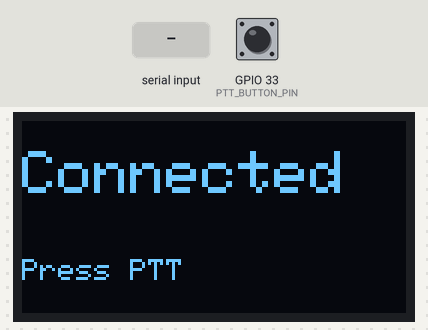
Bench run of a sketch on a simulated ESP32. Shown: 128×64 one-colour display. Wiring (inferred from the names in the program): MPU-6050 motion sensor at I2C address 0x68. The inputs (shaded band) are chosen by the test bench; at power-on: GPIO 33 (PTT_BUTTON_PIN) HIGH. I2S audio is not simulated (input reads silence); nothing arrives over Bluetooth unless stated; what the sketch prints to the serial monitor is not drawn. At 36.2 s the program puts the board to deep sleep or switches it off; the recording ends there.

Above: at 1.4 s.
1.5 s: "1" received over the second serial link
At 2.2 s:
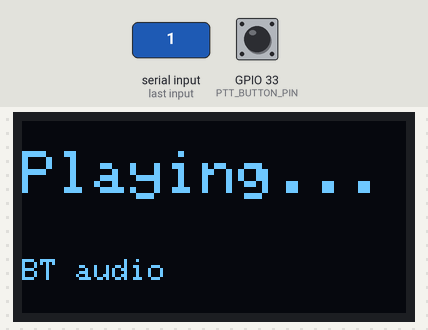
3.9 s: GPIO 33 (PTT_BUTTON_PIN) pulled LOW for 0.15 s
At 4.06 s:
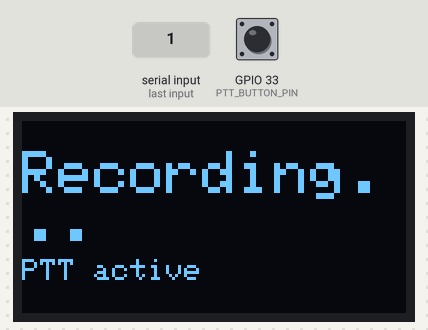
5.6 s: GPIO 33 (PTT_BUTTON_PIN) pulled LOW for 3.2 s
At 8.9 s:
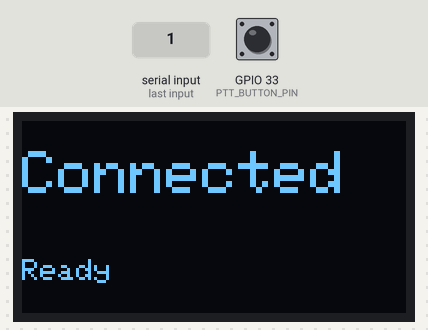
Timing chart, 0 to 10.4 s (numbered marks = the images above; inputs shaded):
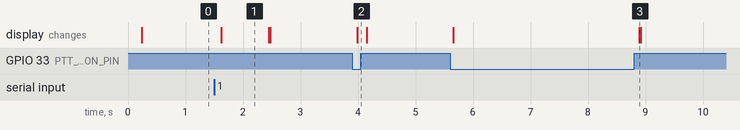

Measured:
- after the input at 1.5 s, the display: changes after 0.12 s (image 1)
- after the input at 3.9 s, the display: changes after 0.08 s (image 2)
- after the input at 5.6 s, the display: first changes after 0.06 s (image 3 shows a later state)
- what the display in image 1 shows lasts 0.8 s, from 1.6 s to 2.4 s

The sketch:

smartwatch.ino
```cpp
/**
 * ============================================================
 *  Custom ESP32 Smartwatch Firmware
 *  Hardware:
 *    - SSD1306 0.96" OLED  (I2C: SDA=21, SCL=22)
 *    - MPU6050 IMU         (I2C: SDA=21, SCL=22  INT=GPIO12)
 *    - INMP441 Mic         (I2S: BCLK=14, WS=15, DIN=32)
 *    - MAX98357A Amp        (I2S: BCLK=14, WS=15, DOUT=25)
 *    - Push-to-Talk button (GPIO33, active-LOW w/ internal pull-up)
 * ============================================================
 */

#include <Arduino.h>
#include <Wire.h>
#include <BluetoothSerial.h>
#include <driver/i2s.h>
#include <esp_sleep.h>
#include <Adafruit_GFX.h>
#include <Adafruit_SSD1306.h>

// ─── Pin Definitions ─────────────────────────────────────────
#define I2S_BCLK          14
#define I2S_WS            15
#define I2S_MIC_DIN       32
#define I2S_AMP_DOUT      25

#define MPU6050_INT_PIN   12
#define PTT_BUTTON_PIN    33

// ─── I2S Config ───────────────────────────────────────────────
#define I2S_PORT          I2S_NUM_0
#define SAMPLE_RATE       16000
#define SAMPLE_BITS       16
#define DMA_BUF_COUNT     8
#define DMA_BUF_LEN       512        // samples per DMA buffer

// ─── Audio Streaming ──────────────────────────────────────────
// BT chunk size: keep small to stay responsive
#define BT_AUDIO_CHUNK    512        // bytes per Bluetooth write
// Receive buffer for playback (bytes)
#define RX_PLAYBACK_BUF   4096

// ─── OLED ─────────────────────────────────────────────────────
#define OLED_WIDTH        128
#define OLED_HEIGHT       64
#define OLED_RESET        -1
#define OLED_I2C_ADDR     0x3C

// ─── Deep Sleep ───────────────────────────────────────────────
// Time of inactivity before entering deep sleep (ms)
#define SLEEP_TIMEOUT_MS  30000UL

// ─── Globals ──────────────────────────────────────────────────
BluetoothSerial SerialBT;
Adafruit_SSD1306 display(OLED_WIDTH, OLED_HEIGHT, &Wire, OLED_RESET);

// I2S mode tracking so we reconfigure only when direction changes
typedef enum { I2S_MODE_IDLE, I2S_MODE_REC, I2S_MODE_PLAY } i2s_dir_t;
static i2s_dir_t currentI2SMode = I2S_MODE_IDLE;

// Activity timer (reset on button press or BT data received)
static unsigned long lastActivityMs = 0;

// Raw audio DMA buffer shared between record and playback paths
static uint8_t audioBuf[DMA_BUF_LEN * 2]; // 16-bit samples → 2 bytes each

// ─── Function Prototypes ──────────────────────────────────────
void configureI2S_Record();
void configureI2S_Play();
void stopI2S();
void recordAndStream();
void receiveBTAndPlay();
void enterDeepSleep();
void updateDisplay(const char* line1, const char* line2 = "");
void initMPU6050();
bool isPTTPressed();

// ─────────────────────────────────────────────────────────────
//  SETUP
// ─────────────────────────────────────────────────────────────
void setup() {
    Serial.begin(115200);

    // GPIO init
    pinMode(PTT_BUTTON_PIN, INPUT_PULLUP);
    pinMode(MPU6050_INT_PIN, INPUT);

    // ── I2C / OLED ─────────────────────────────────────────
    Wire.begin(21, 22);

    if (!display.begin(SSD1306_SWITCHCAPVCC, OLED_I2C_ADDR)) {
        Serial.println(F("[OLED] init failed"));
    } else {
        display.clearDisplay();
        display.setTextSize(1);
        display.setTextColor(SSD1306_WHITE);
        display.display();
    }

    updateDisplay("Booting...");

    // ── MPU6050 ────────────────────────────────────────────
    initMPU6050();

    // ── Bluetooth ─────────────────────────────────────────
    if (!SerialBT.begin("ESP32-Watch")) {
        Serial.println(F("[BT] init failed"));
        updateDisplay("BT Init Fail!");
        while (true) delay(1000);
    }
    Serial.println(F("[BT] Discoverable as 'ESP32-Watch'"));

    updateDisplay("Waiting for", "BT connect...");
    lastActivityMs = millis();
}

// ─────────────────────────────────────────────────────────────
//  MAIN LOOP
// ─────────────────────────────────────────────────────────────
void loop() {
    bool btConnected = SerialBT.connected();

    // ── Deep Sleep watchdog ─────────────────────────────────
    if (millis() - lastActivityMs > SLEEP_TIMEOUT_MS) {
        enterDeepSleep();
    }

    // ── Push-to-Talk (record → stream) ─────────────────────
    if (isPTTPressed()) {
        lastActivityMs = millis();
        if (btConnected) {
            updateDisplay("Recording...", "PTT active");
            recordAndStream();
        } else {
            updateDisplay("No BT link", "Hold PTT later");
        }
        // Debounce: wait for button release
        while (isPTTPressed()) delay(10);
        updateDisplay("Connected", "Ready");
        return;
    }

    // ── Incoming BT audio → speaker ────────────────────────
    if (btConnected && SerialBT.available()) {
        lastActivityMs = millis();
        updateDisplay("Playing...", "BT audio");
        receiveBTAndPlay();
        updateDisplay("Connected", "Ready");
        return;
    }

    // ── Idle display ───────────────────────────────────────
    if (btConnected) {
        updateDisplay("Connected", "Press PTT");
    } else {
        updateDisplay("Waiting for", "BT connect...");
    }

    delay(100);
}

// ─────────────────────────────────────────────────────────────
//  I2S — Configure for RECORDING  (INMP441 mic)
// ─────────────────────────────────────────────────────────────
void configureI2S_Record() {
    if (currentI2SMode == I2S_MODE_REC) return;
    if (currentI2SMode != I2S_MODE_IDLE) stopI2S();

    i2s_config_t cfg = {
        .mode                 = (i2s_mode_t)(I2S_MODE_MASTER | I2S_MODE_RX),
        .sample_rate          = SAMPLE_RATE,
        .bits_per_sample      = I2S_BITS_PER_SAMPLE_32BIT,  // INMP441 outputs 24-bit in 32-bit frame
        .channel_format       = I2S_CHANNEL_FMT_ONLY_LEFT,
        .communication_format = I2S_COMM_FORMAT_STAND_I2S,
        .intr_alloc_flags     = ESP_INTR_FLAG_LEVEL1,
        .dma_buf_count        = DMA_BUF_COUNT,
        .dma_buf_len          = DMA_BUF_LEN,
        .use_apll             = false,
        .tx_desc_auto_clear   = false,
        .fixed_mclk           = 0
    };

    i2s_pin_config_t pins = {
        .bck_io_num   = I2S_BCLK,
        .ws_io_num    = I2S_WS,
        .data_out_num = I2S_PIN_NO_CHANGE,
        .data_in_num  = I2S_MIC_DIN
    };

    ESP_ERROR_CHECK(i2s_driver_install(I2S_PORT, &cfg, 0, NULL));
    ESP_ERROR_CHECK(i2s_set_pin(I2S_PORT, &pins));
    ESP_ERROR_CHECK(i2s_zero_dma_buffer(I2S_PORT));

    currentI2SMode = I2S_MODE_REC;
    Serial.println(F("[I2S] Record mode"));
}

// ─────────────────────────────────────────────────────────────
//  I2S — Configure for PLAYBACK  (MAX98357A amp)
// ─────────────────────────────────────────────────────────────
void configureI2S_Play() {
    if (currentI2SMode == I2S_MODE_PLAY) return;
    if (currentI2SMode != I2S_MODE_IDLE) stopI2S();

    i2s_config_t cfg = {
        .mode                 = (i2s_mode_t)(I2S_MODE_MASTER | I2S_MODE_TX),
        .sample_rate          = SAMPLE_RATE,
        .bits_per_sample      = I2S_BITS_PER_SAMPLE_16BIT,
        .channel_format       = I2S_CHANNEL_FMT_RIGHT_LEFT,  // stereo frame, mono data
        .communication_format = I2S_COMM_FORMAT_STAND_I2S,
        .intr_alloc_flags     = ESP_INTR_FLAG_LEVEL1,
        .dma_buf_count        = DMA_BUF_COUNT,
        .dma_buf_len          = DMA_BUF_LEN,
        .use_apll             = false,
        .tx_desc_auto_clear   = true,   // silence on underrun
        .fixed_mclk           = 0
    };

    i2s_pin_config_t pins = {
        .bck_io_num   = I2S_BCLK,
        .ws_io_num    = I2S_WS,
        .data_out_num = I2S_AMP_DOUT,
        .data_in_num  = I2S_PIN_NO_CHANGE
    };

    ESP_ERROR_CHECK(i2s_driver_install(I2S_PORT, &cfg, 0, NULL));
    ESP_ERROR_CHECK(i2s_set_pin(I2S_PORT, &pins));
    ESP_ERROR_CHECK(i2s_zero_dma_buffer(I2S_PORT));

    currentI2SMode = I2S_MODE_PLAY;
    Serial.println(F("[I2S] Playback mode"));
}

// ─────────────────────────────────────────────────────────────
//  I2S — Stop / uninstall driver
// ─────────────────────────────────────────────────────────────
void stopI2S() {
    i2s_driver_uninstall(I2S_PORT);
    currentI2SMode = I2S_MODE_IDLE;
    Serial.println(F("[I2S] Stopped"));
}

// ─────────────────────────────────────────────────────────────
//  Record from mic and stream raw PCM over Bluetooth
//  Format: 16-bit signed PCM, mono, 16 kHz
//  INMP441 gives 32-bit frames; we down-shift to 16-bit.
// ─────────────────────────────────────────────────────────────
void recordAndStream() {
    configureI2S_Record();

    // Send a simple 4-byte header so the laptop knows audio is starting
    // Magic: 0xAA 0xBB 0xCC 0xDD
    const uint8_t startMagic[4] = {0xAA, 0xBB, 0xCC, 0xDD};
    SerialBT.write(startMagic, 4);

    static int32_t rawBuf[DMA_BUF_LEN];    // 32-bit from DMA
    static int16_t pcmBuf[DMA_BUF_LEN];    // converted 16-bit output

    while (isPTTPressed()) {
        size_t bytesRead = 0;
        esp_err_t err = i2s_read(I2S_PORT,
                                 rawBuf,
                                 sizeof(rawBuf),
                                 &bytesRead,
                                 portMAX_DELAY);
        if (err != ESP_OK || bytesRead == 0) continue;

        int samples = bytesRead / sizeof(int32_t);

        // Down-shift: INMP441 data is left-justified in 32-bit frame
        for (int i = 0; i < samples; i++) {
            pcmBuf[i] = (int16_t)(rawBuf[i] >> 16);
        }

        // Stream in BT_AUDIO_CHUNK-byte blocks
        int bytesToSend = samples * sizeof(int16_t);
        uint8_t* ptr = (uint8_t*)pcmBuf;
        while (bytesToSend > 0) {
            int chunk = min(bytesToSend, BT_AUDIO_CHUNK);
            SerialBT.write(ptr, chunk);
            ptr         += chunk;
            bytesToSend -= chunk;
        }
    }

    // Send end-of-stream marker: 0xFF 0xFF 0xFF 0xFF
    const uint8_t endMagic[4] = {0xFF, 0xFF, 0xFF, 0xFF};
    SerialBT.write(endMagic, 4);

    stopI2S();
    Serial.println(F("[REC] PTT released, stream ended"));
}

// ─────────────────────────────────────────────────────────────
//  Receive raw PCM bytes from Bluetooth and play via I2S amp
//  Expects: 16-bit signed PCM, mono, 16 kHz (same as output)
// ─────────────────────────────────────────────────────────────
void receiveBTAndPlay() {
    configureI2S_Play();

    static uint8_t rxBuf[RX_PLAYBACK_BUF];

    // Drain BT stream until it goes dry (end of TTS reply)
    unsigned long lastRxMs = millis();
    const unsigned long RX_TIMEOUT_MS = 800; // silence gap = end of reply

    while (true) {
        int avail = SerialBT.available();
        if (avail > 0) {
            lastRxMs = millis();
            int toRead = min(avail, (int)sizeof(rxBuf));
            int got = SerialBT.readBytes(rxBuf, toRead);
            if (got > 0) {
                size_t written = 0;
                i2s_write(I2S_PORT, rxBuf, got, &written, portMAX_DELAY);
            }
        } else {
            if (millis() - lastRxMs > RX_TIMEOUT_MS) break;
            delay(5);
        }
    }

    stopI2S();
    Serial.println(F("[PLAY] Playback complete"));
}

// ─────────────────────────────────────────────────────────────
//  Enter deep sleep; MPU6050 INT pin wakes us on raise-to-wake
// ─────────────────────────────────────────────────────────────
void enterDeepSleep() {
    Serial.println(F("[SLEEP] Entering deep sleep. Raise wrist to wake."));
    updateDisplay("Sleeping...", "Raise to wake");
    delay(500);

    display.clearDisplay();
    display.display();

    // Configure ext0 wakeup: HIGH signal on MPU6050 INT pin
    esp_sleep_enable_ext0_wakeup((gpio_num_t)MPU6050_INT_PIN, 1);

    // Also allow PTT button to wake (ext1, active LOW = 0)
    esp_sleep_enable_ext1_wakeup(1ULL << PTT_BUTTON_PIN,
                                  ESP_EXT1_WAKEUP_ALL_LOW);

    esp_deep_sleep_start();
    // Never returns
}

// ─────────────────────────────────────────────────────────────
//  MPU6050 Init — enable motion interrupt for raise-to-wake
//  Configures Wake-on-Motion interrupt via direct I2C register writes
// ─────────────────────────────────────────────────────────────
void initMPU6050() {
    const uint8_t MPU_ADDR = 0x68;

    auto writeReg = [&](uint8_t reg, uint8_t val) {
        Wire.beginTransmission(MPU_ADDR);
        Wire.write(reg);
        Wire.write(val);
        Wire.endTransmission();
    };

    // Wake from sleep, set clock to PLL with X gyro
    writeReg(0x6B, 0x01);   // PWR_MGMT_1
    delay(100);

    // Sample rate divider: 8 kHz / (1+9) = ~800 Hz
    writeReg(0x19, 0x09);   // SMPLRT_DIV

    // DLPF config: ~44 Hz accel bandwidth (smooth out noise)
    writeReg(0x1A, 0x03);   // CONFIG

    // Accel config: ±2g full scale
    writeReg(0x1C, 0x00);   // ACCEL_CONFIG

    // Motion detection threshold: ~20 mg  (1 LSB = ~2 mg)
    writeReg(0x1F, 0x0A);   // MOT_THR  — tune as needed

    // Motion detection duration: 1 sample
    writeReg(0x20, 0x01);   // MOT_DUR

    // Enable motion interrupt
    writeReg(0x38, 0x40);   // INT_ENABLE — MOT_EN bit

    // INT pin: active high, push-pull, latch until read
    writeReg(0x37, 0xA0);   // INT_PIN_CFG

    Serial.println(F("[MPU] Motion interrupt configured"));
}

// ─────────────────────────────────────────────────────────────
//  Helper: debounced PTT read (active LOW)
// ─────────────────────────────────────────────────────────────
bool isPTTPressed() {
    return digitalRead(PTT_BUTTON_PIN) == LOW;
}

// ─────────────────────────────────────────────────────────────
//  Helper: update OLED (two lines, centred)
// ─────────────────────────────────────────────────────────────
void updateDisplay(const char* line1, const char* line2) {
    display.clearDisplay();
    display.setTextSize(1);
    display.setTextColor(SSD1306_WHITE);

    // Line 1 — slightly larger
    display.setTextSize(2);
    display.setCursor(0, 10);
    display.println(line1);

    if (line2 && strlen(line2) > 0) {
        display.setTextSize(1);
        display.setCursor(0, 46);
        display.println(line2);
    }

    display.display();
}
```
